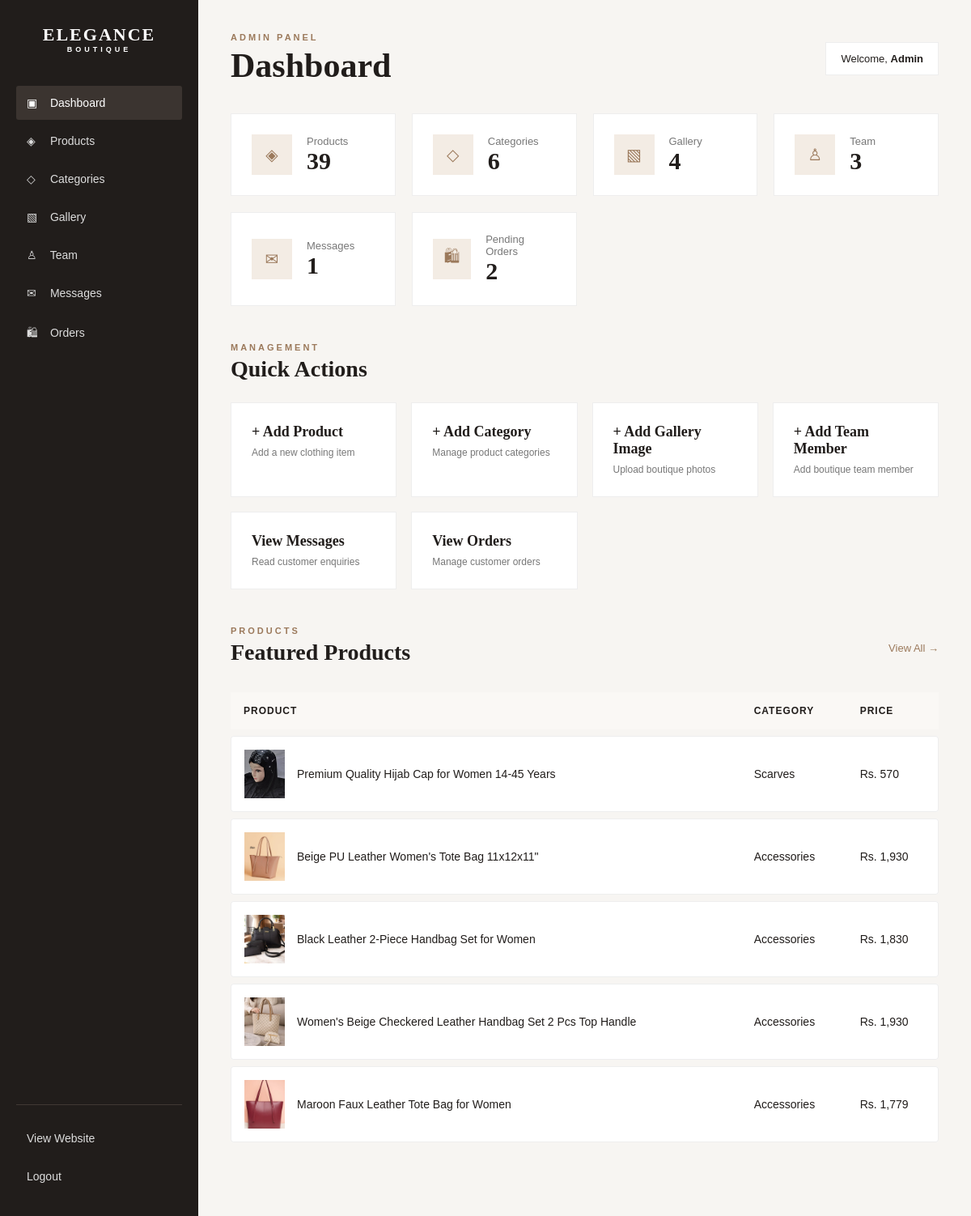
Page /admin/dashboard.php (signed in) on the committed database.
### tables this page shows
CREATE TABLE `products` (
  `id` int(11) NOT NULL,
  `category_id` int(11) NOT NULL,
  `name` varchar(150) NOT NULL,
  `description` text DEFAULT NULL,
  `price` decimal(10,2) NOT NULL,
  `sizes` varchar(100) DEFAULT NULL,
  `image` varchar(255) DEFAULT NULL,
  `status` enum('Available','Out of Stock') DEFAULT 'Available',
  `featured` tinyint(1) DEFAULT 0,
  `created_at` timestamp NOT NULL DEFAULT current_timestamp()
);

CREATE TABLE `categories` (
  `id` int(11) NOT NULL,
  `name` varchar(100) NOT NULL,
  `description` text DEFAULT NULL,
  `created_at` timestamp NOT NULL DEFAULT current_timestamp()
);

### admin/dashboard.php (the view, shortened to what this page needs)
<?php
require_once "../config/database.php";
$adminName = $_SESSION["admin_name"];
$pendingOrders = 0;
$sql = "
    SELECT COUNT(*) AS total
    FROM orders
    WHERE status = 'Pending'
";
$result = mysqli_query($conn, $sql);
if ($result) {
    $row = mysqli_fetch_assoc($result);
    $pendingOrders = (int) $row["total"];
}
$productQuery = mysqli_query(
    $conn,
    "SELECT COUNT(*) AS total
     FROM products"
);
$productData = mysqli_fetch_assoc(
    $productQuery
);
$totalProducts = $productData["total"];
$categoryQuery = mysqli_query(
    $conn,
    "SELECT COUNT(*) AS total
     FROM categories"
);
$categoryData = mysqli_fetch_assoc(
    $categoryQuery
);
$totalCategories = $categoryData["total"];
$galleryQuery = mysqli_query(
    $conn,
    "SELECT COUNT(*) AS total
     FROM gallery"
);
$galleryData = mysqli_fetch_assoc(
    $galleryQuery
);
$totalGallery = $galleryData["total"];
$teamQuery = mysqli_query(
    $conn,
    "SELECT COUNT(*) AS total
     FROM team"
);
$teamData = mysqli_fetch_assoc(
    $teamQuery
);
$totalTeam = $teamData["total"];
$messageQuery = mysqli_query(
    $conn,
    "SELECT COUNT(*) AS total
     FROM messages"
);
$messageData = mysqli_fetch_assoc(
    $messageQuery
);
$totalMessages = $messageData["total"];
$featuredQuery = mysqli_query(
    $conn,
    "SELECT
        p.id,
        p.name,
        p.price,
        p.image,
        c.name AS category_name
     FROM products p
     LEFT JOIN categories c
        ON p.category_id = c.id
     WHERE p.featured = 1
     ORDER BY p.id DESC
     LIMIT 5"
);
?>
<!DOCTYPE html>
<html lang="en">
<head>
    <link
        rel="stylesheet"
        href="admin.css"
    >
</head>
<body>
<div class="admin-layout">
    <aside class="sidebar">
        <div class="admin-logo">
            <a href="../index.php">
                ELEGANCE
                <span>
                    BOUTIQUE
                </span>
            </a>
        </div>
        <nav class="sidebar-nav">
            <a
                href="dashboard.php"
                class="active"
            >
                <span>▣</span>
                Dashboard
            </a>
            <a href="products.php">
                <span>◈</span>
                Products
            </a>
            <a href="categories.php">
                <span>◇</span>
                Categories
            </a>
            <a href="gallery.php">
                <span>▧</span>
                Gallery
            </a>
            <a href="team.php">
                <span>♙</span>
                Team
            </a>
            <a href="messages.php">
                <span>✉</span>
                Messages
            </a>
<a href="orders.php">
    <span>🛍</span>
    Orders
</a>
        </nav>
        <div class="sidebar-bottom">
            <a
                href="../index.php"
                target="_blank"
            >
                View Website
            </a>
            <a href="logout.php">
                Logout
            </a>
        </div>
    </aside>
    <main class="admin-main">
        <header class="admin-header">
            <div>
                <p class="admin-eyebrow">
                    ADMIN PANEL
                </p>
                <h1>
                    Dashboard
                </h1>
            </div>
            <div class="admin-user">
                Welcome,
                <strong>
                    <?= htmlspecialchars($adminName) ?>
                </strong>
            </div>
        </header>
        <section class="stats-grid">
            <div class="stat-card">
                <div class="stat-icon">
                    ◈
                </div>
                <div>
                    <span>
                        Products
                    </span>
                    <strong>
                        <?= $totalProducts ?>
                    </strong>
                </div>
            </div>
            <div class="stat-card">
                <div class="stat-icon">
                    ◇
                </div>
                <div>
                    <span>
                        Categories
                    </span>
                    <strong>
                        <?= $totalCategories ?>
                    </strong>
                </div>
            </div>
            <div class="stat-card">
                <div class="stat-icon">
                    ▧
                </div>
                <div>
                    <span>
                        Gallery
                    </span>
                    <strong>
                        <?= $totalGallery ?>
                    </strong>
                </div>
            </div>
            <div class="stat-card">
                <div class="stat-icon">
                    ♙
                </div>
                <div>
                    <span>
                        Team
                    </span>
                    <strong>
                        <?= $totalTeam ?>
                    </strong>
                </div>
            </div>
            <div class="stat-card">
                <div class="stat-icon">
                    ✉
                </div>
                <div>
                    <span>
                        Messages
                    </span>
                    <strong>
                        <?= $totalMessages ?>
                    </strong>
                </div>
            </div>
    <div class="stat-card">
        <div class="stat-icon">
            🛍
        </div>
        <div>
            <span>
                Pending Orders
            </span>
            <strong>
                <?= $pendingOrders ?>
            </strong>
        </div>
    </div>
</section>
        <section class="dashboard-section">
            <div class="section-title">
                <div>
                    <p class="admin-eyebrow">
                        MANAGEMENT
                    </p>
                    <h2>
                        Quick Actions
                    </h2>
                </div>
            </div>
            <div class="quick-actions">
                <a
                    href="product_add.php"
                    class="quick-card"
                >
                    <strong>
                        + Add Product
                    </strong>
                    <span>
                        Add a new clothing item
                    </span>
                </a>
                <a
                    href="categories.php"
                    class="quick-card"
                >
                    <strong>
                        + Add Category
                    </strong>
                    <span>
                        Manage product categories
                    </span>
                </a>
                <a
                    href="gallery_add.php"
                    class="quick-card"
                >
                    <strong>
                        + Add Gallery Image
                    </strong>
                    <span>
                        Upload boutique photos
                    </span>
                </a>
                <a
                    href="team_add.php"
                    class="quick-card"
                >
                    <strong>
                        + Add Team Member
                    </strong>
                    <span>
                        Add boutique team member
                    </span>
                </a>
                <a
                    href="messages.php"
                    class="quick-card"
                >
                    <strong>
                        View Messages
                    </strong>
                    <span>
                        Read customer enquiries
                    </span>
                </a>
                <a
    href="orders.php"
    class="quick-card"
>
    <strong>
        View Orders
    </strong>
    <span>
        Manage customer orders
    </span>
</a>
            </div>
        </section>
        <section class="dashboard-section">
            <div class="section-title">
                <div>
                    <p class="admin-eyebrow">
                        PRODUCTS
                    </p>
                    <h2>
                        Featured Products
                    </h2>
                </div>
                <a
                    href="products.php"
                    class="view-all"
                >
                    View All →
                </a>
            </div>
            <div class="admin-table-wrapper">
                <table class="admin-table">
                    <thead>
                        <tr>
                            <th>
                                Product
                            </th>
                            <th>
                                Category
                            </th>
                            <th>
                                Price
                            </th>
                        </tr>
                    </thead>
                    <tbody>
                    <?php if (
                        mysqli_num_rows($featuredQuery) > 0
                    ): ?>
                        <?php while (
                            $product =
                            mysqli_fetch_assoc(
                                $featuredQuery
                            )
                        ): ?>
                            <tr>
                                <td>
                                    <div class="table-product">
                                        <?php if (
                                            !empty(
                                                $product["image"]
                                            )
                                        ): ?>
                                            <img
                                                src="../<?= htmlspecialchars($product["image"]) ?>"
                                                alt="<?= htmlspecialchars($product["name"]) ?>"
                                            >
                                        <?php endif; ?>
                                        <span>
                                            <?= htmlspecialchars(
                                                $product["name"]
                                            ) ?>
                                        </span>
                                    </div>
                                </td>
                                <td>
                                    <?= htmlspecialchars(
                                        $product["category_name"]
                                    ) ?>
                                </td>
                                <td>
                                    Rs.
                                    <?= number_format(
                                        $product["price"]
                                    ) ?>
                                </td>
                            </tr>
                        <?php endwhile; ?>
                    <?php endif; ?>
                    </tbody>
                </table>
            </div>
        </section>
    </main>
</div>
</body>
</html>

### admin/admin.css (style rules this page uses)
* { box-sizing: border-box; }
html { scroll-behavior: smooth; }
body { margin: 0; font-family: Arial, Helvetica, sans-serif; background: #f7f5f2; color: #211d1b; }
a { text-decoration: none; }
img { max-width: 100%; }
.admin-layout { display: flex; min-height: 100vh; }
.sidebar { width: 245px; flex-shrink: 0; background: #211d1b; color: #ffffff; padding: 30px 20px; display: flex; flex-direction: column; }
.admin-logo { margin-bottom: 40px; text-align: center; }
.admin-logo a { color: #ffffff; text-decoration: none; font-family: Georgia, serif; font-size: 22px; font-weight: bold; letter-spacing: 2px; }
.admin-logo span { display: block; font-family: Arial, sans-serif; font-size: 9px; letter-spacing: 4px; }
.sidebar-nav { display: flex; flex-direction: column; gap: 5px; }
.sidebar-nav a, .sidebar-bottom a { color: #dddddd; text-decoration: none; padding: 13px; border-radius: 3px; font-size: 14px; transition: 0.2s ease; }
.sidebar-nav a:hover, .sidebar-nav a.active, .sidebar-bottom a:hover { background: #3b3430; color: #ffffff; }
.sidebar-nav span { display: inline-block; width: 25px; }
.sidebar-bottom { margin-top: auto; border-top: 1px solid #403934; padding-top: 20px; display: flex; flex-direction: column; gap: 5px; }
.admin-main { flex: 1; padding: 40px; max-width: 1500px; }
.admin-header { display: flex; justify-content: space-between; align-items: center; gap: 20px; margin-bottom: 35px; }
.admin-eyebrow { color: #9b795b; font-size: 11px; letter-spacing: 3px; font-weight: bold; margin: 0; }
.admin-header h1, .admin-container h1 { font-family: Georgia, serif; font-size: 42px; color: #211d1b; margin: 5px 0 0; }
.admin-user { background: #ffffff; padding: 12px 18px; border: 1px solid #eeeeee; font-size: 13px; }
.stats-grid { display: grid; grid-template-columns: repeat(4, 1fr); gap: 20px; margin-bottom: 45px; }
.stat-card { background: #ffffff; padding: 25px; display: flex; align-items: center; gap: 18px; border: 1px solid #eeeeee; }
.stat-icon { width: 50px; height: 50px; background: #f3ece4; display: flex; align-items: center; justify-content: center; color: #9b795b; font-size: 20px; }
.stat-card span { display: block; color: #777; font-size: 13px; }
.stat-card strong { display: block; font-family: Georgia, serif; font-size: 30px; }
.dashboard-section { margin-bottom: 45px; }
.section-title { display: flex; justify-content: space-between; align-items: center; margin-bottom: 20px; }
.section-title h2 { font-family: Georgia, serif; font-size: 28px; margin: 5px 0; }
.view-all { color: #9b795b; font-size: 13px; }
.quick-actions { display: grid; grid-template-columns: repeat(4, 1fr); gap: 18px; }
.quick-card { background: #ffffff; padding: 25px; border: 1px solid #eeeeee; text-decoration: none; color: #211d1b; transition: 0.2s ease; }
.quick-card strong { display: block; font-family: Georgia, serif; font-size: 18px; margin-bottom: 5px; }
.quick-card span { color: #777; font-size: 12px; }
.admin-table, .table-wrapper table { width: 100%; min-width: 750px; border-collapse: separate; border-spacing: 0 8px; background: #f7f5f2; }
.admin-table thead, .table-wrapper thead { background: #ffffff; }
.admin-table th, .table-wrapper th { text-align: left; padding: 16px; background: #faf8f5; color: #211d1b; font-size: 12px; text-transform: uppercase; letter-spacing: 1px; font-weight: 600; }
.admin-table tbody tr, .table-wrapper tbody tr { background: #ffffff; transition: 0.2s ease; }
.admin-table td, .table-wrapper td { padding: 16px; border-top: 1px solid #eeeeee; border-bottom: 1px solid #eeeeee; font-size: 14px; vertical-align: middle; }
.admin-table tbody td:first-child, .table-wrapper tbody td:first-child { border-left: 1px solid #eeeeee; border-top-left-radius: 4px; border-bottom-left-radius: 4px; }
.admin-table tbody td:last-child, .table-wrapper tbody td:last-child { border-right: 1px solid #eeeeee; border-top-right-radius: 4px; border-bottom-right-radius: 4px; }
.table-product { display: flex; align-items: center; gap: 15px; }
.table-product img { width: 50px; height: 60px; object-fit: cover; background: #eeeeee; }

### rows in the picture
products: image (picture), name "Premium Quality Hijab Cap for Women 14-45 Years", category.name "Scarves", price "570"
products: image (picture), name "Beige PU Leather Women's Tote Bag 11x12x11\"", category.name "Accessories", price "1,930"
products: image (picture), name "Black Leather 2-Piece Handbag Set for Women", category.name "Accessories", price "1,830"
products: image (picture), name "Women's Beige Checkered Leather Handbag Set 2 Pcs Top Handle", category.name "Accessories", price "1,930"
products: image (picture), name "Maroon Faux Leather Tote Bag for Women", category.name "Accessories", price "1,779"

### other values in the picture
$adminName "Admin"
$totalProducts "39"
$totalCategories "6"
$totalGallery "4"
$totalTeam "3"
$totalMessages "1"
$pendingOrders "2"
